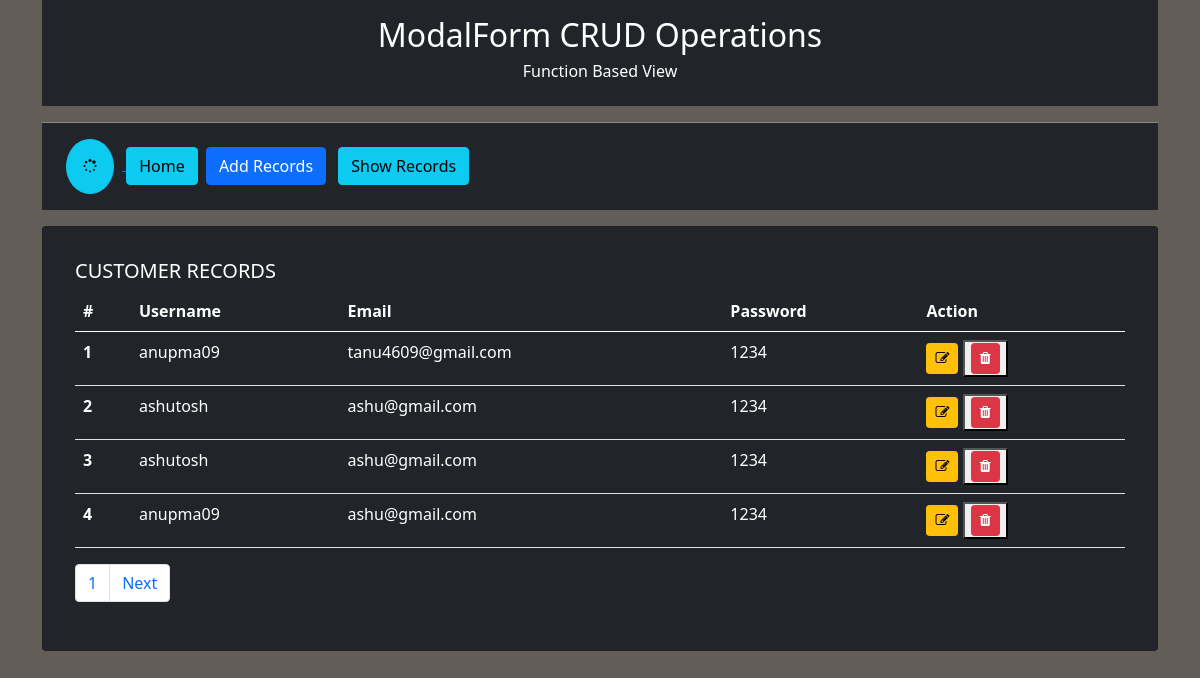
Before: / with the older database file.
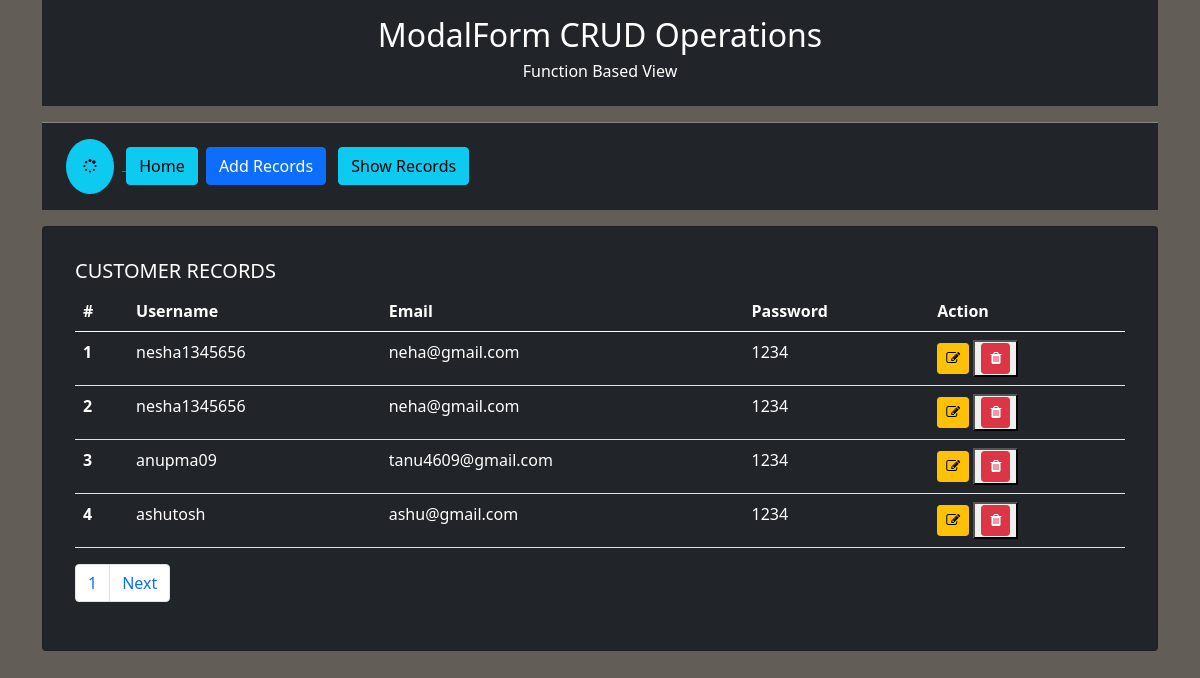
After: the same page with the newer database file.
### crudapp/models.py (models this page shows, shortened)
class User(models.Model):
    name = models.CharField(max_length=70)
    email = models.EmailField(max_length=100)
    password = models.CharField(max_length=100)
    publish = models.BooleanField(default=True)
    timeStamp = models.DateTimeField(auto_now_add=True)

### crudapp/views.py (the view, shortened to what this page needs)
# urls.py: path('', views.add_show, name='home'),
def add_show(request):
    error = ""
    form = UserRecordsManagement()
    paginated_records = User.objects.all().order_by('-timeStamp')
    records = Paginator(paginated_records.filter(publish=True),4)
    page= request.GET.get('page')
    try:
        records = records.page(page)
    except PageNotAnInteger:
        records  = records.page(1)
    except EmptyPage:
        records  = records.page(records.num_pages)
    context = {
        'form':form,
        'records':records,
        }
    return render(request, 'crudapp/showadded.html',context)

### crudapp/templates/crudapp/showadded.html (shortened to what this page needs)
{% extends 'base.html' %}
{% block content %}
<div class="row my-3">
    <div class="col-lg-12">
        <div class="card bg-dark p-3 text-white">
            <div class="card-body">
            {% if records %}
              <h5 class="card-title">CUSTOMER RECORDS </h5>
              <table class="table text-white">
                <thead>
                  <tr>
                    <th scope="col">#</th>
                    <th scope="col">Username</th>
                    <th scope="col">Email</th>
                    <th scope="col">Password</th>
                    <th scope="col">Action</th>
                  </tr>
                </thead>
                <tbody>
                        {% for record in records %}
                        <tr>
                            <th scope="row">{{forloop.counter}}</th>
                            <td>{{record.name}}</td>
                            <td>{{record.email}}</td>
                            <td>{{record.password}}</td>
                            <td>
                           <a href="{% url 'update-record' record.id %}"><i class="btn btn-warning btn-sm fa fa-edit" aria-hidden="true"></i></a>
                             <form action="{% url 'delete-record' record.id %}" method="post" class="d-inline">{% csrf_token %}
                              <button type="submit">
                              <i class="btn btn-danger btn-sm fa fa-trash" aria-hidden="true"></i>
                              </button>
                             </form>
                            </td>
                          </tr>
                        {% endfor %}
                    {% else %}
                     <div class="alert alert-warning" role="alert">
                        <strong>No Records Available In No Records Available In Database <i class="fa fa-database" aria-hidden="true"></i></strong>
                      </div>
                    {% endif %}
                </tbody>
              </table>
<nav aria-label="Page navigation example">
  <ul class="pagination my-3 ">
    <li class="page-item"><a class="page-link" href="#">{{records.number}}</a></li>
  {% if records.has_next %}
    <li class="page-item">
      <a class="page-link" href="?page={{records.next_page_number}}">Next</a>
    </li>
  {% endif %}
  </ul>
</nav>
</div>
          </div>
    </div>
</div>
{% endblock content %}

### crudapp/templates/base.html (shortened to what this page needs)
<!DOCTYPE html>
{% load static %}
{% load crispy_forms_tags %}
<html lang="en">
<head>
    <link rel="stylesheet" href="https://cdnjs.cloudflare.com/ajax/libs/font-awesome/4.7.0/css/font-awesome.min.css">
    <link rel="stylesheet" href="{% static 'crudapp/css/bootstrap.min.css' %}">
    <link rel="stylesheet" href="{% static 'crudapp/css/style.css' %}">
</head>
<body>
 <div class="container">
     <div class="header col-lg-12 p-3 bg-dark text-white">
        <h2 class="text-center">ModalForm CRUD Operations</h2>
        <h6 class="text-center">Function Based View </h6>
     </div>
     <hr class="text-white mb-0">
<div class="bg-dark p-3 ">
    <div class="col-lg-12 bg-dark">
        <a href="{% url 'update-database' %}">
<span> <i class="btn btn-info btn-sm rounded-circle p-3 mx-2 fa fa fa-spinner fa-spin"></i></span>
        </a>
   <a href="{% url 'home' %}"><button class="btn btn-info"> Home </button></a>
    <button class="btn btn-primary mx-1" data-toggle="modal" data-target="#addRecordModal">Add Records</button>
    <button class="btn btn-info mx-1" data-toggle="modal" data-target="#displayRecordModal">Show Records</button>
    </div>
</div>
{% block content %}{% endblock content %}
 </div>
</body>
</html>

### crudapp/static/crudapp/css/style.css (style rules this page uses)
body { background-color: rgb(98, 94, 87); }

Changed rows visible on the page:
no longer on this page (row unchanged): User: name "ashutosh", email "ashu@gmail.com", password "1234"
no longer on this page (row unchanged): User: name "anupma09", email "ashu@gmail.com", password "1234"
added User: name "nesha1345656", email "neha@gmail.com", password "1234"
added User: name "nesha1345656", email "neha@gmail.com", password "1234"
